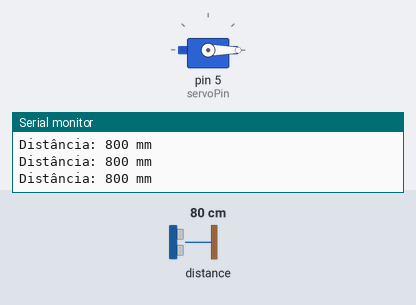
Bench run of a sketch on a simulated Arduino Uno, built with avr-gcc and run on an emulated ATmega328P. Shown: servo, the last lines printed to the serial monitor. The test bench sets the inputs (shaded band); at power-on: distance to the obstacle 80 cm.

Above: at 1.2 s.
1.3 s: distance to the obstacle set to 7 cm
2.8 s: distance to the obstacle set to 4 cm
At 4.2 s:
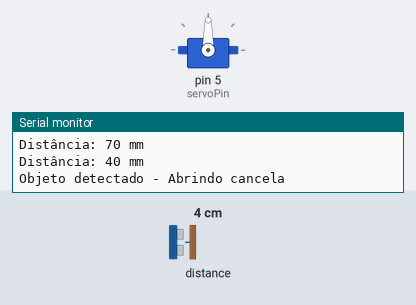
Timing chart, 0 to 9.6 s (numbered marks = the images above; inputs shaded):
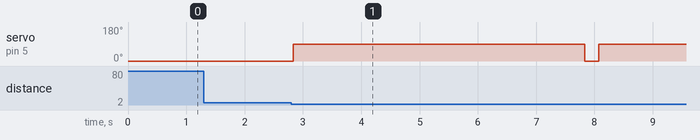

The sketch:

Sensor_distancia_cancela.ino
```cpp
#include <Wire.h>
#include "Adafruit_VL53L0X.h"
#include <Servo.h>

Adafruit_VL53L0X lox = Adafruit_VL53L0X();
Servo cancela;

const int servoPin = 5;
const int distanciaLimite = 50; // mm

bool cancelaAberta = false;

void setup() {
  Serial.begin(115200);
  while (!Serial) delay(1);

  cancela.attach(servoPin);
  cancela.write(0); // posição fechada

  Serial.println("Sistema iniciado");

  if (!lox.begin()) {
    Serial.println("Falha ao iniciar o VL53L0X");
    while (1);
  }
}

void loop() {
  VL53L0X_RangingMeasurementData_t measure;
  lox.rangingTest(&measure, false);

  if (measure.RangeStatus != 4) {

    int distancia = measure.RangeMilliMeter;
    Serial.print("Distância: ");
    Serial.print(distancia);
    Serial.println(" mm");

    if (distancia <= distanciaLimite && !cancelaAberta) {

      Serial.println("Objeto detectado - Abrindo cancela");

      cancela.write(90);   // posição aberta
      cancelaAberta = true;

      delay(5000);         // espera 5 segundos

      cancela.write(0);    // fecha cancela
      Serial.println("Fechando cancela");

      cancelaAberta = false;
    }
  }

  delay(200);
}
```

Measured:
- the behaviour switches between 6 and 5 cm on distance to the obstacle (found by bisection; images 0 and 1)
- after the input at 2.8 s, servo on pin 5 (servoPin): 0° → 90° at once, → 0° 5.0 s later, → 90° 0.23 s later
